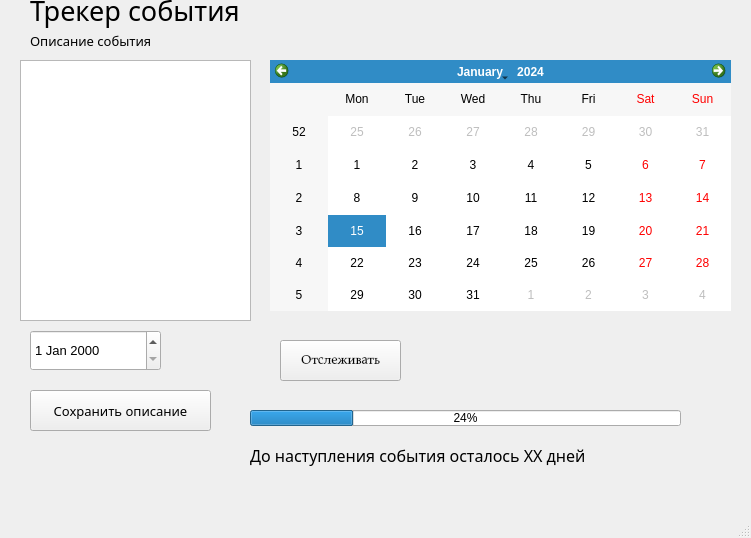
<?xml version="1.0" encoding="UTF-8"?>
<ui version="4.0">
 <class>MainWindow</class>
 <widget class="QMainWindow" name="MainWindow">
  <property name="geometry">
   <rect>
    <x>0</x>
    <y>0</y>
    <width>751</width>
    <height>538</height>
   </rect>
  </property>
  <property name="windowTitle">
   <string>Приложение на PyQt5</string>
  </property>
  <widget class="QWidget" name="centralwidget">
   <widget class="QLabel" name="label">
    <property name="geometry">
     <rect>
      <x>30</x>
      <y>-10</y>
      <width>551</width>
      <height>41</height>
     </rect>
    </property>
    <property name="font">
     <font>
      <family>Sitka Display</family>
      <pointsize>20</pointsize>
     </font>
    </property>
    <property name="text">
     <string>Трекер события</string>
    </property>
   </widget>
   <widget class="QCalendarWidget" name="calendarWidget">
    <property name="geometry">
     <rect>
      <x>270</x>
      <y>60</y>
      <width>461</width>
      <height>251</height>
     </rect>
    </property>
   </widget>
   <widget class="QProgressBar" name="progressBar">
    <property name="geometry">
     <rect>
      <x>250</x>
      <y>410</y>
      <width>431</width>
      <height>16</height>
     </rect>
    </property>
    <property name="value">
     <number>24</number>
    </property>
   </widget>
   <widget class="QPlainTextEdit" name="plainTextEdit">
    <property name="geometry">
     <rect>
      <x>20</x>
      <y>60</y>
      <width>231</width>
      <height>261</height>
     </rect>
    </property>
   </widget>
   <widget class="QLabel" name="label_2">
    <property name="geometry">
     <rect>
      <x>30</x>
      <y>30</y>
      <width>181</width>
      <height>21</height>
     </rect>
    </property>
    <property name="font">
     <font>
      <family>Sitka Text</family>
      <pointsize>10</pointsize>
     </font>
    </property>
    <property name="text">
     <string>Описание события</string>
    </property>
   </widget>
   <widget class="QPushButton" name="pushButton">
    <property name="geometry">
     <rect>
      <x>280</x>
      <y>340</y>
      <width>121</width>
      <height>41</height>
     </rect>
    </property>
    <property name="font">
     <font>
      <family>Palatino Linotype</family>
      <pointsize>10</pointsize>
     </font>
    </property>
    <property name="text">
     <string>Отслеживать</string>
    </property>
   </widget>
   <widget class="QDateEdit" name="dateEdit">
    <property name="geometry">
     <rect>
      <x>30</x>
      <y>330</y>
      <width>131</width>
      <height>41</height>
     </rect>
    </property>
    <property name="font">
     <font>
      <pointsize>10</pointsize>
     </font>
    </property>
   </widget>
   <widget class="QLabel" name="label_3">
    <property name="geometry">
     <rect>
      <x>250</x>
      <y>440</y>
      <width>451</width>
      <height>31</height>
     </rect>
    </property>
    <property name="font">
     <font>
      <family>Sitka</family>
      <pointsize>12</pointsize>
     </font>
    </property>
    <property name="text">
     <string>До наступления события осталось ХХ дней</string>
    </property>
   </widget>
   <widget class="QPushButton" name="pushButton_2">
    <property name="geometry">
     <rect>
      <x>30</x>
      <y>390</y>
      <width>181</width>
      <height>41</height>
     </rect>
    </property>
    <property name="font">
     <font>
      <family>Sitka Heading</family>
      <pointsize>10</pointsize>
     </font>
    </property>
    <property name="text">
     <string>Сохранить описание</string>
    </property>
   </widget>
  </widget>
  <widget class="QMenuBar" name="menubar">
   <property name="geometry">
    <rect>
     <x>0</x>
     <y>0</y>
     <width>751</width>
     <height>26</height>
    </rect>
   </property>
  </widget>
  <widget class="QStatusBar" name="statusbar"/>
 </widget>
 <resources/>
 <connections/>
</ui>
